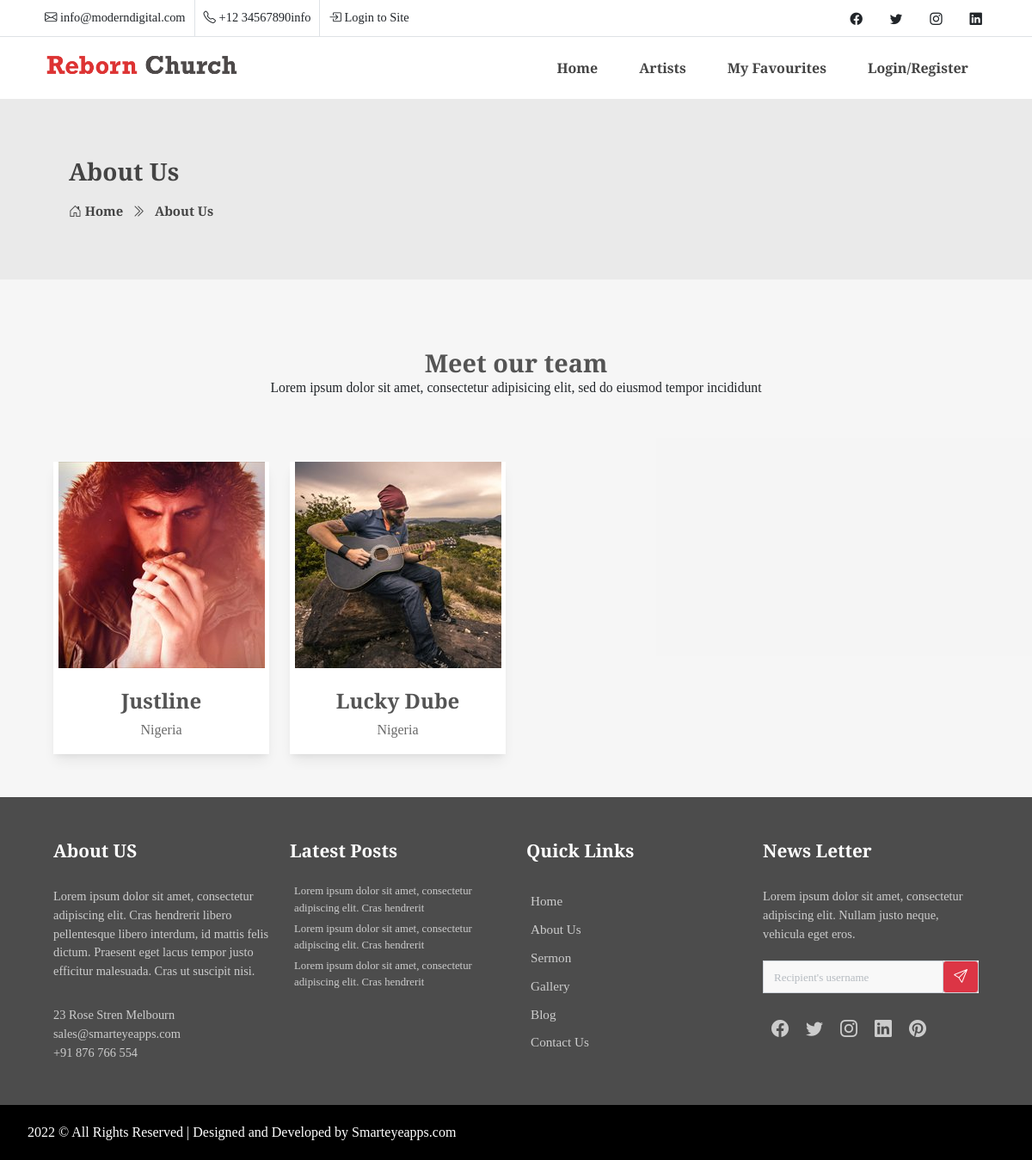
Page /all/artists on the committed database.
### base/models.py (models this page shows, shortened)
class Artist(models.Model):
    name = models.CharField(max_length=200)
    image = models.ImageField(upload_to='images/')
    country = models.CharField(max_length=200)
    description = models.TextField(blank=True, null=True)

### base/views.py (the view)
# urls.py: path('all/artists', views.allArtist, name='all-artist'),
def allArtist(request):
    artists = Artist.objects.all()
    context = {"artists": artists}
    return render(request, "about.html", context)

### templates/about.html (shortened to what this page needs)
{% extends 'main.html' %}
{% load static %}
{% block content %}
     <div class="page-nav no-margin row">
            <div class="container">
                <div class="row">
                    <h2 class="text-start">About Us</h2>
                    <ul>
                        <li> <a href="#"><i class="bi bi-house-door"></i> Home</a></li>
                        <li><i class="bi bi-chevron-double-right pe-2"></i> About Us</li>
                    </ul>
                </div>
            </div>
        </div>
    <section class="team bg-gray big-padding">
        <div class="container">
            <div class="row">
                <div class="col-12">
                    <div class="section-title">
                        <h2>Meet our team</h2>
                        <p class="text-dark">Lorem ipsum dolor sit amet, consectetur adipisicing elit, sed do eiusmod
                        tempor incididunt</p>
                    </div>
                </div>
            </div>
            <div class="row mt-4">
                {% for artist in artists %}
                    <div class="col-lg-3 col-md-4 col-sm-6 col-6">
                        <div class="team-main-box bg-white shadow-md text-center">
                            <img src="{{artist.image.url}}">
                            <div class="team-content-box">
                                <a href="{% url 'artist' artist.id %}" class="nav-link">
                                    <h3 class="fw-bolder mt-3 fs-4 mb-0">{{artist.name}}</h3>
                                </a>
                                <p class="pb-3">{{artist.country}}</p>
                            </div>
                        </div>
                    </div>
                {% endfor %}
            </div>
        </div>
    </section>
    {% endblock %}

### statics/assets/css/style.css (style rules this page uses)
* { margin: 0px; padding: 0px; list-style: none; }
img { max-width: 100%; }
a { text-decoration: none; outline: none; color: #444; }
ul { margin-bottom: 0; padding-left: 0; }
html, body { height: 100%; font-family: "Crimson Text", serif; }
p { margin-bottom: 0px; width: 100%; }
.no-margin { margin: 0px; }
::placeholder { color: #747f8a !important; font-size: 13px; opacity: 0.5 !important; }
h1, h2, h3, h4, h5, h6 { color: #545454; }
body { background-color: #f5f8fc !important; -webkit-font-smoothing: antialiased; -moz-osx-font-smoothing: grayscale; text-rendering: optimizeLegibility; color: #6A6A6A; overflow-x: hidden; }
.section-title { padding: 30px; margin: 0px; margin-bottom: 20px; }
.section-title h2 { width: 100%; text-align: center; font-weight: 600; margin-bottom: 0px; font-size: 1.8rem; }
.section-title p { max-width: 850px; text-align: center; float: none; margin: auto; font-size: 0.98rem; margin-top: 0px; }
.page-nav { background-size: 100%; padding: 68px; text-align: center; padding-top: 68px; background-color: #eaeaea; }
.page-nav ul { float: none; margin: auto; }
.page-nav h2 { font-size: 28px; width: 100%; font-weight: 700; color: #444; }
.page-nav ul li { float: left; margin-right: 10px; margin-top: 10px; font-size: 16px; font-size: 0.93rem; font-weight: 600; color: #444; }
.page-nav ul li i { width: 30px; text-align: center; color: #444; }
.page-nav ul li a { color: #444; font-size: 0.93rem; font-weight: 600; }
.container { max-width: 1170px; }
.big-padding { padding: 50px; }
.shadow-md { box-shadow: 0 10px 15px -3px rgba(0, 0, 0, 0.07), 0 4px 6px -2px rgba(0, 0, 0, 0.05); }
.bg-gray { background: rgba(217, 217, 217, 0.25); }

### rows in the picture
Artist: image (picture), name "Justline", country "Nigeria"
Artist: image (picture), name "Lucky Dube", country "Nigeria"
